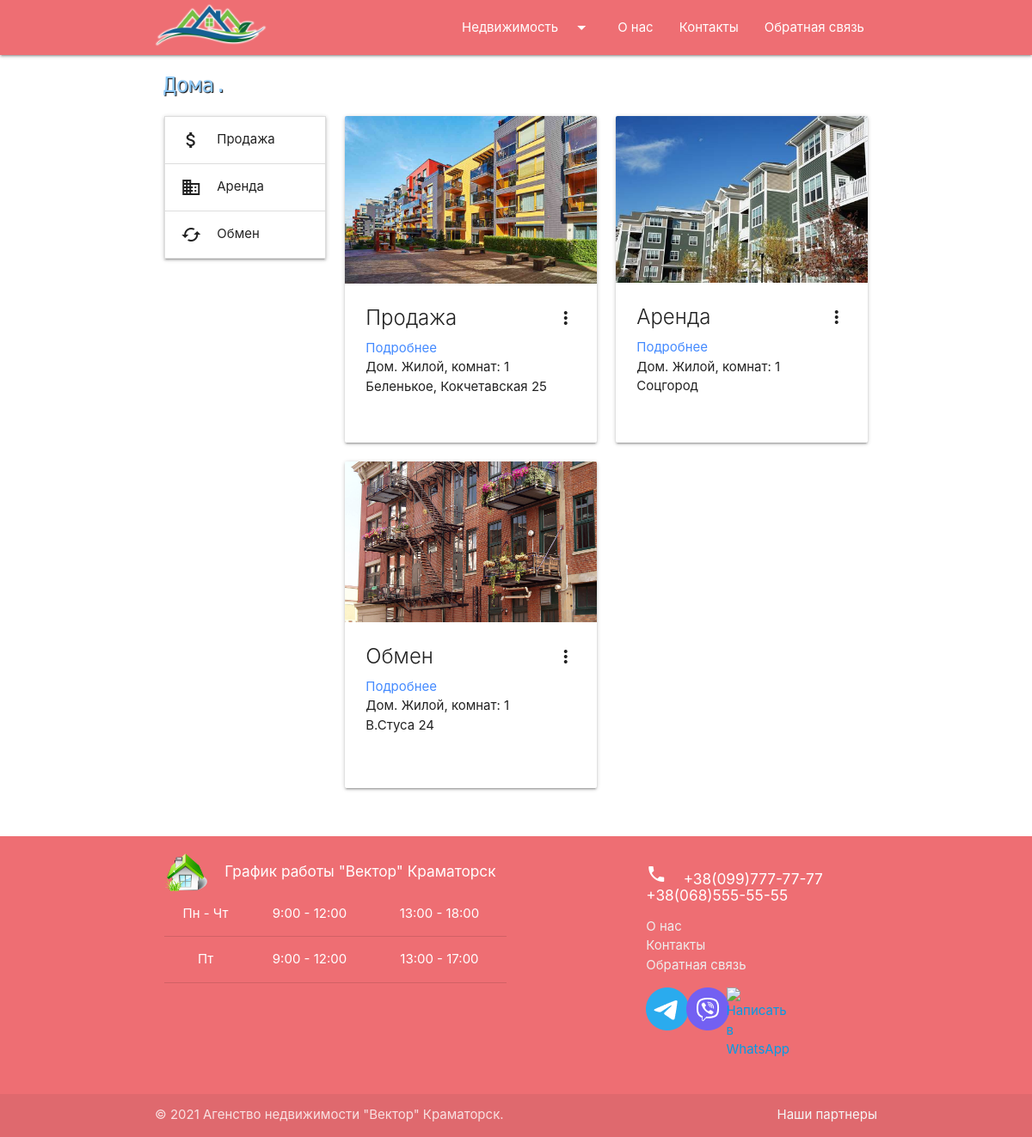
Screenshot of /houses/ with the database file from the repository.
### agency/models.py (models this page shows, shortened)
class House(models.Model):
    PLASTIC = 'Пластик'
    WOOD = 'Дерево'
    WINDOW_CHOICE = [(PLASTIC, 'Пластик'), (WOOD, 'Дерево')]
    BASIC_REPAIR = 'Базовый ремонт'
    FULL_REPAIR = 'Полный ремонт'
    NO_REPAIR = 'Требуется ремонт'
    HOUSE_CONDITION = [(BASIC_REPAIR, 'Базовый ремонт'), (FULL_REPAIR, 'Полный ремонт'), (NO_REPAIR, 'Требуется ремонт')]
    RESIDENTIAL = 'Жилой'
    NOT_RESIDENTIAL = 'Не жилой'
    RESIDENTIAL_CONDITION = [(RESIDENTIAL, 'Жилой'), (NOT_RESIDENTIAL, 'Не жилой')]
    slug_title = 'House'
    created_at = models.DateTimeField(auto_now_add=True, verbose_name='Создано')
    updated_at = models.DateTimeField(auto_now=True, verbose_name='Обновлено')
    proposal_type = models.CharField(max_length=8, choices=_PROP_CHOICES, default=_SALE, verbose_name='Тип предложения')
    price = models.FloatField(verbose_name='Цена $')
    number_of_rooms = models.PositiveSmallIntegerField(
        default=1, validators=[MinValueValidator(1), MaxValueValidator(10)], verbose_name='Кол-во комнат'
    )
    total_floors_number = models.PositiveSmallIntegerField(
        default=1, validators=[MinValueValidator(1), MaxValueValidator(25)], verbose_name='Всего этажей'
    )
    window_type = models.CharField(max_length=25, choices=WINDOW_CHOICE, default=PLASTIC, verbose_name='Окна')
    house_condition = models.CharField(
        max_length=20, choices=HOUSE_CONDITION, default=FULL_REPAIR, verbose_name='Ремонт'
    )
    resident_condition = models.CharField(
        max_length=8, choices=RESIDENTIAL_CONDITION, default=RESIDENTIAL, verbose_name='Состояние'
    )
    total_area = models.FloatField(
        default=10.0, validators=[MinValueValidator(10.0), MaxValueValidator(400.0)], verbose_name='Общая площадь кв.м'
    )
    garden_plot_size = models.FloatField(verbose_name='Размер садового участка сот.')
    basement = models.BooleanField(default=True, verbose_name='Подвал?')
    household_buildings = models.BooleanField(default=True, verbose_name='Хоз. постройки?')
    draw_well = models.BooleanField(default=True, verbose_name='Колодец?')
    address = models.CharField(max_length=65, verbose_name='Адрес')
    description = models.TextField(blank=True, max_length=400, verbose_name='Описание')
    settlement = models.ForeignKey(Settlement, on_delete=models.PROTECT, null=True, verbose_name='Поселок')
    realtors = models.ManyToManyField(Realtor, blank=True, verbose_name='Риелтор')
    def get_absolute_url(self):
        return reverse('house', kwargs={"pk": self.pk})
    class Meta:
        verbose_name = 'Дом'
        verbose_name_plural = 'Дома'
        ordering = ['created_at']

class HouseGallery(models.Model):
    house = models.ForeignKey(House, on_delete=models.CASCADE, related_name='images')
    image = models.ImageField(upload_to="houses/")

### agency/views.py (the view)
# urls.py: path('houses/', HousesView.as_view(), name='houses'),
class HousesView(ListView):
    model = House
    template_name = 'agency/houses.html'
    context_object_name = 'houses'
    paginate_by = 6
    def get_context_data(self, *, object_list=None, **kwargs):
        context = super().get_context_data(**kwargs)
        context['title'] = "Дома."
        return context
    def get_queryset(self):
        return House.objects.all()

### agency/templatetags/houses_tags.py (called while the page is built)
@register.inclusion_tag('agency/list_settlements.html')
def show_settlements():
    settlementsBySale = Settlement.objects.filter(house__proposal_type__contains='sale').annotate(
        cnt=Count('house')).filter(cnt__gt=0)
    settlementsByRental = Settlement.objects.filter(house__proposal_type__contains='rental').annotate(
        cnt=Count('house')).filter(cnt__gt=0)
    settlementsByExchange = Settlement.objects.filter(house__proposal_type__contains='exchange').annotate(
        cnt=Count('house')).filter(cnt__gt=0)
    return {
        "settlementsSale":settlementsBySale,
        "settlementsRental": settlementsByRental,
        "settlementsExchange": settlementsByExchange,
    }

### agency/templates/agency/houses.html (shortened to what this page needs)
{% extends 'index.html' %}
{% block content %}
<div class="container">
    <h5 class="pageTitle">{{ title }}</h5>
    <div class="row">
        <div class="col s12 m12 l3">
            {% include 'inc/_houses_sidebar.html' %}
        </div>
        <div class="col s12 m12 l9">
            <div class="row">
                {% for item in houses %}
                <div class="col s12 m6 l6 xl4">
                    <div class="card sticky-action hoverable card_flat">
                        <div class="card-image waves-effect waves-block waves-light">
                            <img class="activator" src="{{ item.images.first.image.url }}">
                        </div>
                        <div class="card-content">
                            <span class="card-title activator grey-text text-darken-4">
                                {% if item.proposal_type == 'sale' %}
                                    Продажа
                                {% elif item.proposal_type == 'rental' %}
                                    Аренда
                                {% elif item.proposal_type == 'exchange' %}
                                    Обмен
                                {% else %}
                                    unknown
                                {% endif %}
                                <i class="material-icons right">more_vert</i>
                            </span>
                            <a href="{{ item.get_absolute_url }}" style="color: #448aff;">Подробнее</a>
                            <p>Дом. {{ item.resident_condition }}, комнат: {{ item.number_of_rooms }}</p>
                            <p>{{ item.address }}</p>
                        </div>
                    </div>
                </div>
                {% endfor %}
            </div>
            <div class="col s12 paginator" style="display: flex; justify-content: center;">
            </div>
        </div>
    </div>
</div>
{% endblock %}

### rental/static/css/main.css (style rules this page uses)
body { display: flex; min-height: 100vh; flex-direction: column; }
.pageTitle { font-family: 'Rubik Mono One', sans-serif; color: #90caf9; text-shadow: 1px 1px 1px black; margin-left: 5px; padding: 5px; }
@media screen and (min-width: 993px) { .card_flat { height: 380px; } }

### rows the page displays
House: images.first.image (picture), proposal_type "Продажа", resident_condition "Жилой", number_of_rooms "1", address "Беленькое, Кокчетавская 25"
House: images.first.image (picture), proposal_type "Аренда", resident_condition "Жилой", number_of_rooms "1", address "Соцгород"
House: images.first.image (picture), proposal_type "Обмен", resident_condition "Жилой", number_of_rooms "1", address "В.Стуса 24"

### other values shown
{{ title }} "Дома."
